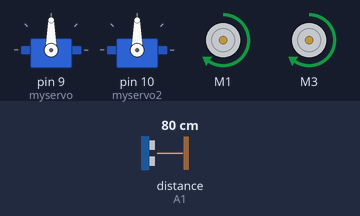
This sketch was run on a simulated Arduino Uno, built with avr-gcc and run on an emulated ATmega328P. On the bench: 2 × servo, 2 × DC motor (green arrow = forward, orange = backward, longer = faster). The test bench sets the inputs (shaded band); at power-on: distance to the obstacle (sensor on A1) 80 cm. The echo pulse lasts 58.3 µs per cm.

Above: at 3.9 s.
4.0 s: distance to the obstacle (sensor on A1) set to 28 cm
5.5 s: distance to the obstacle (sensor on A1) set to 22 cm
At 6.0 s:
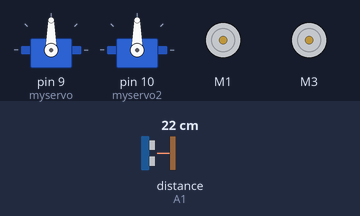
8.5 s: distance to the obstacle (sensor on A1) set to 35 cm
At 9.31 s:
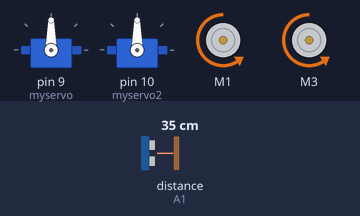
11.5 s: distance to the obstacle (sensor on A1) set to 2 cm
At 15.8 s:
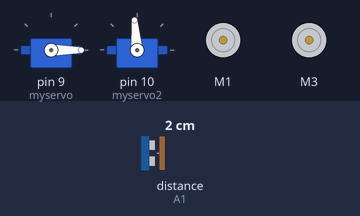
17.5 s: distance to the obstacle (sensor on A1) set to 60 cm
At 18.4 s:
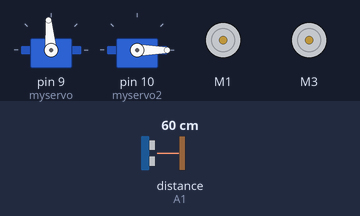
19.0 s: distance to the obstacle (sensor on A1) set to 4 cm
Timing chart, 0 to 23.0 s (numbered marks = the images above; inputs shaded):
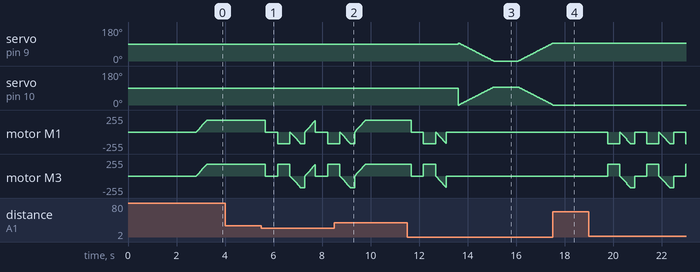

Measured:
- the behaviour switches between 26 and 25 cm on distance to the obstacle (sensor on A1) (found by bisection; images 0 and 1)
- after the input at 4.0 s, every drawn part: stays the same
- after the input at 8.5 s, motor M3: goes on until 9.8 s, then stays forward 174/255
- after the input at 11.5 s, motor M1: ramps from stopped to backward 174/255 and jumps back, once every 0.44 s
- after the input at 17.5 s, motor M1, motor M3: stops changing and stays stopped

The sketch:

dumpOnly_TANK.ino
```cpp
//ARDUINO OBSTACLE AVOIDING CAR//
// Before uploading the code you have to install the necessary library//
//AFMotor Library https://learn.adafruit.com/adafruit-motor-shield/library-install //
//NewPing Library https://github.com/livetronic/Arduino-NewPing//
//Servo Library https://github.com/arduino-libraries/Servo.git //
// To Install the libraries go to sketch >> Include Library >> Add .ZIP File >> Select the Downloaded ZIP files From the Above links //


#include <AFMotor.h>
#include <NewPing.h>
#include <Servo.h>

#define TRIG_PIN A0
#define ECHO_PIN A1
#define MAX_DISTANCE 200
#define MAX_SPEED 175 // sets speed of DC  motors
#define MAX_SPEED_OFFSET 20

NewPing sonar(TRIG_PIN, ECHO_PIN, MAX_DISTANCE);

AF_DCMotor motor1(1, MOTOR12_1KHZ);
AF_DCMotor motor3(3, MOTOR34_1KHZ);

Servo myservo;
Servo myservo2;

boolean goesForward=false;
boolean parkTime=true;
int distance = 100;
int speedSet = 0;
int pos = 0;
int turnCount = 0;

void setup() {

  myservo.attach(9);
  myservo2.attach(10);
  //myservo2.write(0);
  //myservo.write(0);
  delay(2000);
  distance = readPing();
  delay(100);
  distance = readPing();
  delay(100);
  distance = readPing();
  delay(100);
  distance = readPing();
  delay(100);
}

void loop() {

  delay(100);
  if(turnCount <3){
  moveForward();
  }
  if (distance<=25){
    moveStop();
    delay(500);
    turnLeft();
    moveBackward();
    turnCount++;
      if(turnCount ==3 ){//
        moveStop();
        delay(500);
        forwardLoop();
        delay(1000);
        backLoop();
      }
  }
 distance = readPing();

}

int readPing() {
  delay(70);
  int cm = sonar.ping_cm();
  if(cm==0)
  {
    cm = 250;
  }
  return cm;
}

void moveStop() {
  motor1.run(RELEASE);
  motor3.run(RELEASE);
  }

void moveForward() {
  if(!goesForward){
    goesForward=true;
    motor1.run(FORWARD);
    motor3.run(FORWARD);
    for (speedSet = 0; speedSet < MAX_SPEED; speedSet +=2){ // slowly bring the speed up to avoid loading down the batteries too quickly
      motor1.setSpeed(speedSet);
      motor3.setSpeed(speedSet);
      delay(5);
    }
  }
}

void moveBackward() {
    goesForward=false;
    motor1.run(BACKWARD);
    motor3.run(BACKWARD);
  for (speedSet = 0; speedSet < MAX_SPEED; speedSet +=2){ // slowly bring the speed up to avoid loading down the batteries too quickly
    motor1.setSpeed(speedSet);
    motor3.setSpeed(speedSet);
    delay(5);
  }
}

void forwardLoop(){
  for (pos = 0; pos <= 95; pos += 1) { // goes from 0 degrees to 180 degrees
    // in steps of 1 degree
    myservo2.write(pos);              // tell servo to go to position in variable 'pos'
    myservo.write(95-pos);
    delay(15);                       // waits 15ms for the servo to reach the position
  }
}

void backLoop(){
  for (pos = 95; pos >= 0; pos -= 1) { // goes from 180 degrees to 0 degrees
    // in steps of 1 degree
    myservo2.write(pos);              // tell servo to go to position in variable 'pos'
    myservo.write(95-pos);
    delay(15);                       // waits 15ms for the servo to reach the position
  }
}

void turnLeft() {
  motor1.run(BACKWARD);
  motor3.run(FORWARD);
  delay(500);
  motor1.run(FORWARD);
  motor3.run(FORWARD);
}

void turnRight() {
  motor1.run(FORWARD);
  motor3.run(FORWARD);
  delay(500);
  motor1.run(FORWARD);
  motor3.run(FORWARD);
}
```
